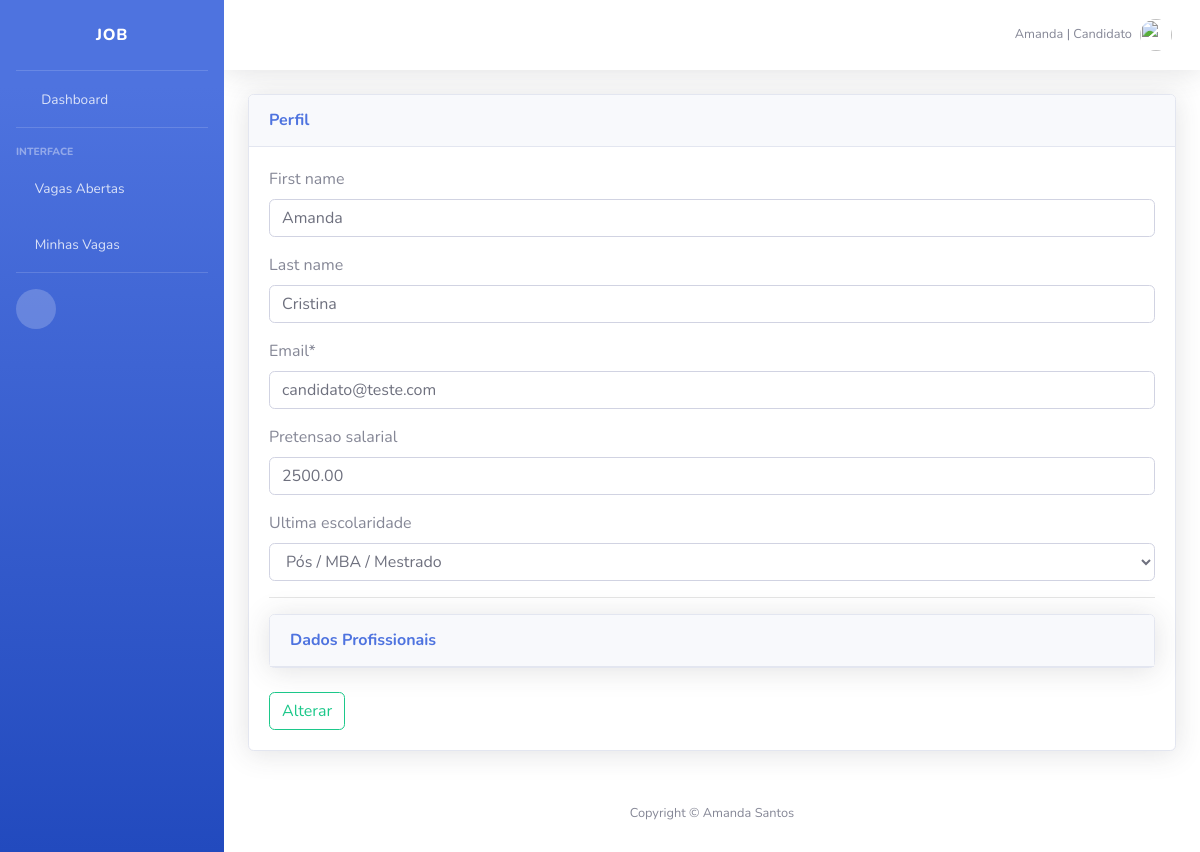
The page /usuario/editar_candidato/ (signed in) on the database as committed earlier.
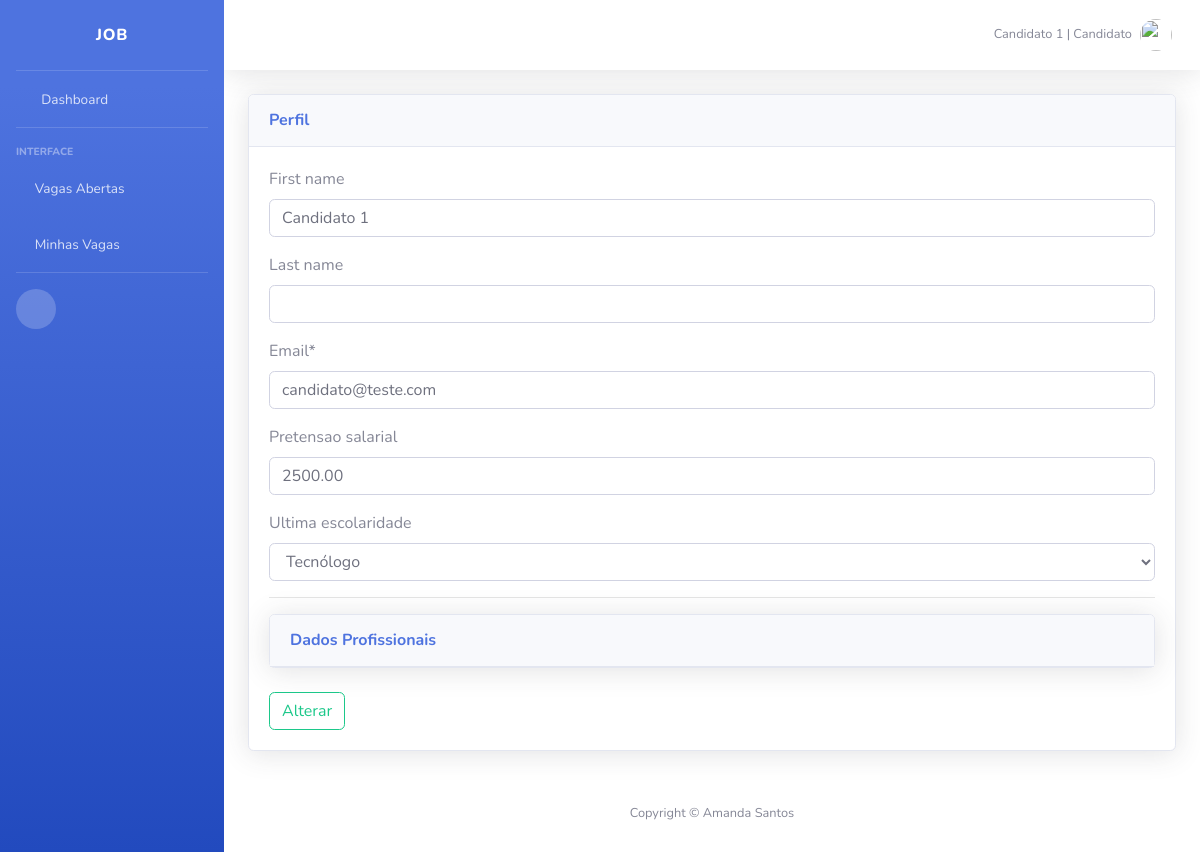
The same page on the database as committed later.
### usuario/models.py (models this page shows)
class User(AbstractUser):
    categoria = models.PositiveIntegerField(default=0)
    username = models.CharField(max_length=10, unique=False, blank=True, null=True)
    email = models.EmailField(max_length=254, unique=True)
    is_staff = models.BooleanField(default=True, )
    USERNAME_FIELD = 'email'
    REQUIRED_FIELDS = ['EMAIL_FIELD']
    def get_categoria(self):
        return self.categoria

class Candidato(User):
    EF = 'Ensino Fundamental'
    EM = 'Ensino Médio'
    TG = 'Tecnólogo'
    ES = 'Ensino Superior'
    PS = 'Pós / MBA / Mestrado'
    DR = 'Doutorado'
    ESCOLARIDADE = (
        (EF, 'Ensino Fundamental'),
        (EM, 'Ensino Médio'),
        (TG, 'Tecnólogo'),
        (ES, 'Ensino Superior'),
        (PS, 'Pós / MBA / Mestrado'),
        (DR, 'Doutorado'),
    )
    pretensao_salarial = models.DecimalField(max_digits=10, decimal_places=2, null=True, blank=True,)
    ultima_escolaridade = models.CharField(
        max_length=50,
        choices=ESCOLARIDADE,
        default=EF,
        null=True,
        blank=True,
    )
    data = models.DateField(auto_now_add=True, null=True)
    class Meta:
        verbose_name = 'Candidato'
        verbose_name_plural = 'Candidatos'

### usuario/views.py (the view)
# urls.py: path('editar_candidato/', editar_candidato, name='editar_candidato'),
@login_required
@csrf_protect
def editar_candidato(request):
    candidato = get_object_or_404(Candidato, user_ptr_id=request.user.id)
    ExperienciaFormset = inlineformset_factory(Candidato, Experiencia, fields=('empresa', 'cargo',), extra=1, max_num=3)
    if request.method == "POST":
        experiencias = ExperienciaFormset(request.POST, instance=candidato)
        candidato = CandidatoEditForm(request.POST, instance=candidato)
        if experiencias.is_valid() and candidato.is_valid():
            candidato.save()
            experiencias.save()
            messages.success(request, 'Alteração realizada com sucesso!')
            return redirect('editar_candidato')
        else:
            messages.info(request, 'Verifique seus dados!')
    else:
        experiencias = ExperienciaFormset(instance=candidato)
        candidato = CandidatoEditForm(instance=candidato)
    return render(request, "candidato_form.html", {"exp": experiencias, "cad": candidato})

### usuario/forms.py
class CandidatoEditForm(forms.ModelForm):
    class Meta:
        model = Candidato
        fields = ['first_name', 'last_name', 'email', 'pretensao_salarial', 'ultima_escolaridade']

### usuario/templates/candidato_form.html (shortened to what this page needs)
{% extends 'base.html' %}
{% load crispy_forms_tags %}
{% block content %}
{% load static %}
<div class="card shadow mb-4">
    <div class="card-header py-3">
        <h6 class="m-0 font-weight-bold text-primary">Perfil</h6>
    </div>
    <div class="card-body">
        <form method="post" novalidate>
            {{ cad|crispy}}
            <hr>
            <div class="card shadow mb-4">
                <a href="#collapseCardExample" class="d-block card-header py-3" data-toggle="collapse" role="button" aria-expanded="true" aria-controls="collapseCardExample">
                    <h6 class="m-0 font-weight-bold text-primary">Dados Profissionais</h6>
                </a>
            </div>
            <button type="submit" class="btn btn-outline-success">Alterar</button>
        </form>
    </div>
</div>
{% endblock %}

### templates/base.html (shortened to what this page needs)
{% load static %}
<!DOCTYPE html>
<html lang="en">
<head>
  <link href="{% static 'vendor/fontawesome-free/css/all.min.css' %}" rel="stylesheet" type="text/css">
  <link href="{% static 'css/sb-admin-2.min.css' %}" rel="stylesheet">
</head>
<body id="page-top">
  <div id="wrapper">
    <ul class="navbar-nav bg-gradient-primary sidebar sidebar-dark accordion" id="accordionSidebar">
        <div class="sidebar-brand d-flex align-items-center justify-content-center">JOB</div>
      <hr class="sidebar-divider my-0">
      <li class="nav-item">
        <a class="nav-link" href="{% url 'dashboard' %}">
          <i class="fas fa-fw fa-tachometer-alt"></i>
          <span>Dashboard</span></a>
      </li>
      <hr class="sidebar-divider">
      <div class="sidebar-heading">
        Interface
      </div>
      <li class="nav-item">
        <a class="nav-link collapsed" href="{% url 'listar_vagas' %}" data-target="#collapseTwo" aria-expanded="true" aria-controls="collapseTwo">
          <i class="fas fa-bullhorn"></i>
          <span>Vagas Abertas</span>
        </a>
      </li>
      <li class="nav-item">
        <a class="nav-link collapsed" href="#" data-toggle="collapse" data-target="#collapseUtilities" aria-expanded="true" aria-controls="collapseUtilities">
          <i class="fas fa-briefcase"></i>
          <span>Minhas Vagas</span>
        </a>
      </li>
      <hr class="sidebar-divider">
      <div class="sidebar-heading">
      <div class="text-center d-none d-md-inline">
        <button class="rounded-circle border-0" id="sidebarToggle"></button>
      </div>
    </ul>
    <div id="content-wrapper" class="d-flex flex-column" style="background-color: white">
      <div id="content">
        <nav class="navbar navbar-expand navbar-light bg-white topbar mb-4 static-top shadow">
          <ul class="navbar-nav ml-auto">
            <li class="nav-item dropdown no-arrow">
              <a class="nav-link dropdown-toggle" href="#" id="userDropdown" role="button" data-toggle="dropdown" aria-haspopup="true" aria-expanded="false">
                <span class="mr-2 d-none d-lg-inline text-gray-600 small">
                  {{ user.first_name }} |
                  {% if user.get_categoria == 1 %}
                    Empresa
                  {% else %}
                    Candidato
                  {% endif %}
                </span>
                <img class="img-profile rounded-circle" src="{% static 'img/coach.png' %}">
              </a>
            </li>
          </ul>
        </nav>
        <div class="container-fluid" style="background-color: white">
          {% block content %}
          {% endblock %}
        </div>
      </div>
      <footer class="sticky-footer bg-white" >
        <div class="container my-auto">
          <div class="copyright text-center my-auto">
            <span>Copyright &copy; Amanda Santos</span>
          </div>
        </div>
      </footer>
    </div>
  </div>
</body>
</html>

Rows that differ between the two databases and show on the page:
changed User "candidato@teste.com": first_name "Amanda" → "Candidato 1"; last_name "Cristina" → (not shown)
changed Candidato: ultima_escolaridade "Pós / MBA / Mestrado" → "Tecnólogo"
